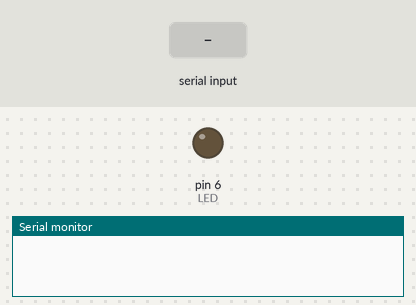
The sketch below on a simulated Arduino Uno, built with avr-gcc and run on an emulated ATmega328P. Parts: output pins drawn as LEDs (lit = HIGH), the last lines printed to the serial monitor. The test bench sets the inputs (shaded band).

Above: at 1.2 s.
1.3 s: "A" received over Serial
At 2.0 s:
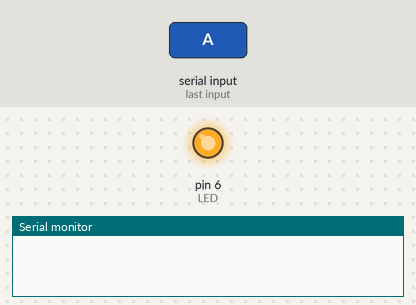
2.8 s: "B" received over Serial
At 3.1 s:
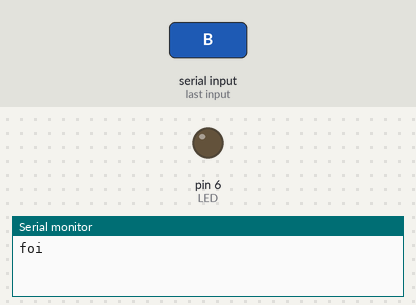
Timing chart, 0 to 5.8 s (numbered marks = the images above; inputs shaded):
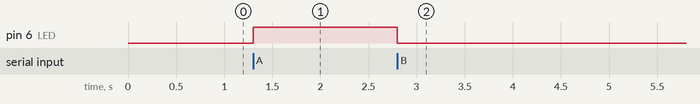

Measured:
- after the input at 1.3 s, pin 6 (LED): LOW → HIGH at once
- after the input at 2.8 s, pin 6 (LED): HIGH → LOW at once

The sketch:

serial_read.ino
```cpp
#define LED 6

void setup() {
  Serial.begin(9600);
  pinMode(LED,OUTPUT);
  digitalWrite(LED, LOW) ;
}
void loop() {


   if (Serial.available()) //Existe alguma coisa para leitura
   {
    switch(Serial.read())//Pega o que foi enviado
    {
      case 'A':
        digitalWrite(LED,HIGH);
        break;
      case 'B':
        digitalWrite(LED,LOW);
        Serial.print("foi");
        break;
    }
  }
}
```
